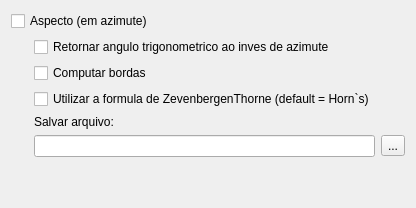
            <widget class="QWidget" name="tab_40">
             <attribute name="title">
              <string>Aspecto</string>
             </attribute>
             <layout class="QGridLayout" name="gridLayout_9">
              <item row="6" column="1">
               <widget class="QLineEdit" name="lineEdit_5">
                <property name="styleSheet">
                 <string notr="true">color: rgb(140, 140, 140);</string>
                </property>
                <property name="text">
                 <string/>
                </property>
               </widget>
              </item>
              <item row="6" column="2">
               <widget class="QToolButton" name="toolButton_4">
                <property name="text">
                 <string>...</string>
                </property>
               </widget>
              </item>
              <item row="3" column="1">
               <widget class="QCheckBox" name="checkBox_14">
                <property name="text">
                 <string>Computar bordas</string>
                </property>
                <property name="checked">
                 <bool>false</bool>
                </property>
               </widget>
              </item>
              <item row="4" column="1">
               <widget class="QCheckBox" name="checkBox_15">
                <property name="text">
                 <string>Utilizar a formula de ZevenbergenThorne (default = Horn`s)</string>
                </property>
               </widget>
              </item>
              <item row="2" column="1">
               <widget class="QCheckBox" name="checkBox_16">
                <property name="text">
                 <string>Retornar angulo trigonometrico ao inves de azimute</string>
                </property>
               </widget>
              </item>
              <item row="8" column="1">
               <spacer name="verticalSpacer_5">
                <property name="orientation">
                 <enum>Qt::Vertical</enum>
                </property>
                <property name="sizeHint" stdset="0">
                 <size>
                  <width>20</width>
                  <height>40</height>
                 </size>
                </property>
               </spacer>
              </item>
              <item row="2" column="0">
               <spacer name="horizontalSpacer_2">
                <property name="orientation">
                 <enum>Qt::Horizontal</enum>
                </property>
                <property name="sizeType">
                 <enum>QSizePolicy::Fixed</enum>
                </property>
                <property name="sizeHint" stdset="0">
                 <size>
                  <width>17</width>
                  <height>20</height>
                 </size>
                </property>
               </spacer>
              </item>
              <item row="0" column="0" colspan="2">
               <widget class="QCheckBox" name="checkBox_13">
                <property name="text">
                 <string>Aspecto (em azimute)</string>
                </property>
                <property name="checked">
                 <bool>false</bool>
                </property>
               </widget>
              </item>
              <item row="5" column="1">
               <widget class="QLabel" name="label_9">
                <property name="text">
                 <string>Salvar arquivo:</string>
                </property>
               </widget>
              </item>
             </layout>
            </widget>
